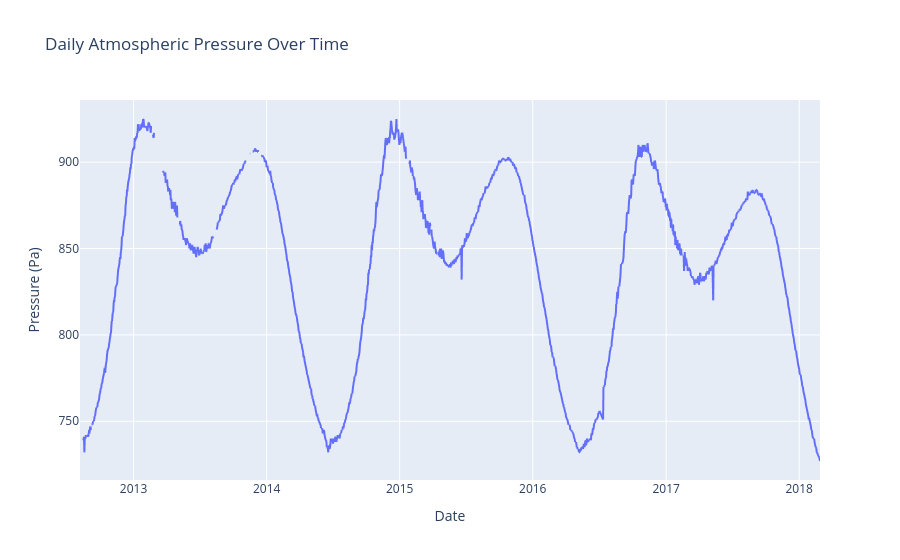

Notebook cell for this chart:
### Markdown cell above
**4.** Plot a line chart of the daily atmospheric pressure by terrestrial date.

<div style="border: 3px solid #b67ae5; background-color: #f9f1ff; padding: 15px; border-radius: 8px; color: #222; display: flex; align-items: center;">
<span style="font-size: 10pt;">
<strong>Note: </strong>You do not need to modify the dataframe or group any data! Just use the original data.
</span>
</div>

### Code cell
# Line chart of the daily atmospheric pressure by terrestrial date
fig = px.line(
    df,
    x="terrestrial_date",
    y="pressure",
    title="Daily Atmospheric Pressure Over Time",
    labels={"terrestrial_date": "Date", "pressure": "Pressure (Pa)"},
)
fig.show()

### Figure 1 — Plotly figure (JSON) as saved in the notebook; plotly's stock layout.template omitted (floating-point values rounded to 4 significant figures; data arrays with more than 128 entries replaced by an {"elided": "..."} marker saying what was removed)
{"data": [{"hovertemplate": "Date=%{x}<br>Pressure (Pa)=%{y}<extra></extra>", "legendgroup": "", "line": {"color": "#636efa", "dash": "solid"}, "marker": {"symbol": "circle"}, "mode": "lines", "name": "", "showlegend": false, "type": "scattergl", "x": {"elided": "1894 str values"}, "xaxis": "x", "y": {"elided": "1894 int values"}, "yaxis": "y"}], "layout": {"autosize": true, "legend": {"tracegroupgap": 0}, "title": {"text": "Daily Atmospheric Pressure Over Time"}, "xaxis": {"anchor": "y", "autorange": true, "domain": [0, 1], "range": ["2012-08-07", "2018-02-27"], "title": {"text": "Date"}, "type": "date"}, "yaxis": {"anchor": "x", "autorange": true, "domain": [0, 1], "range": [716, 936], "title": {"text": "Pressure (Pa)"}, "type": "linear"}}}
